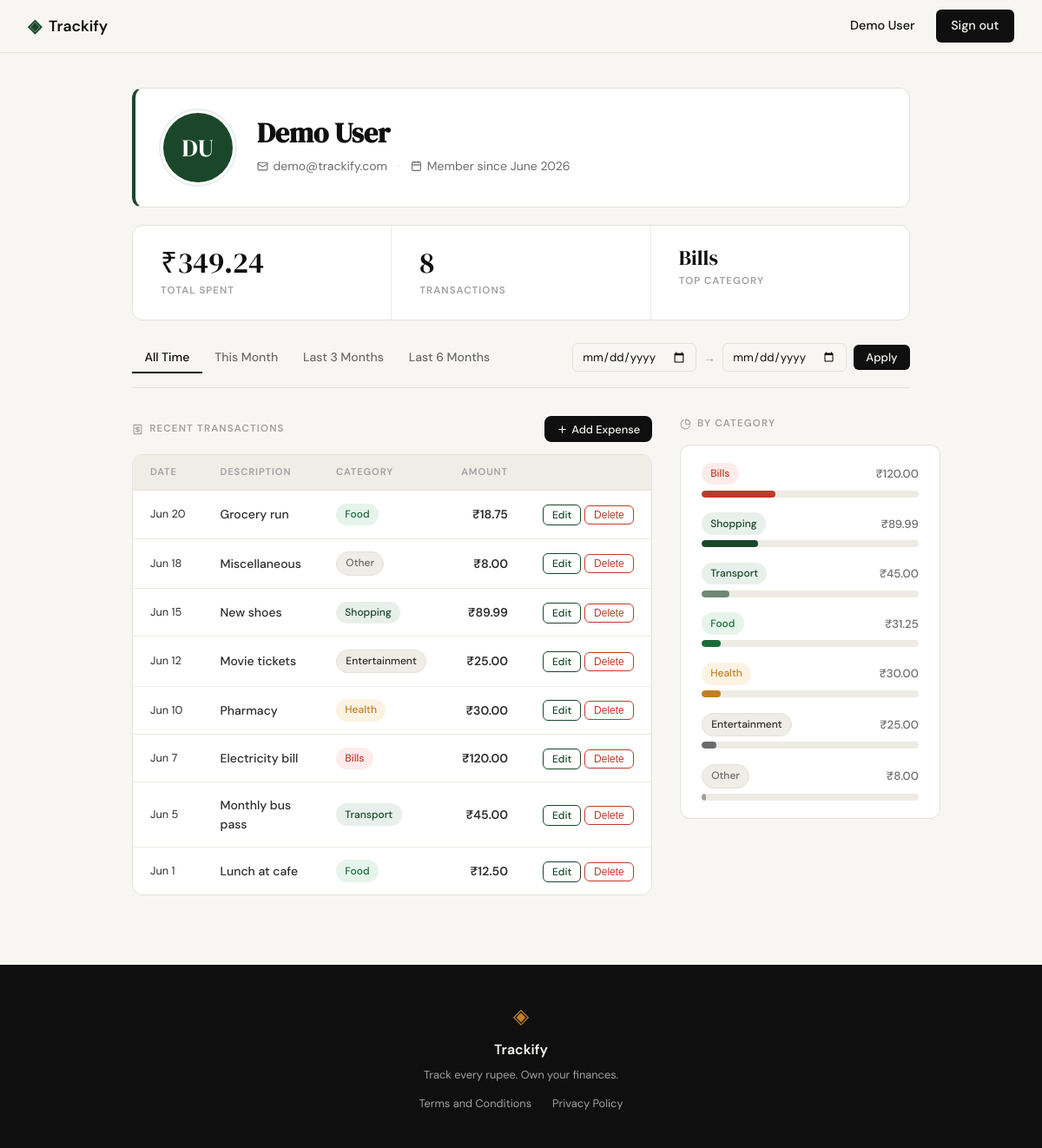
Screenshot of /profile (signed in) with the database file from the repository.
### tables this page shows
CREATE TABLE users (
            id            INTEGER PRIMARY KEY AUTOINCREMENT,
            name          TEXT    NOT NULL,
            email         TEXT    NOT NULL UNIQUE,
            password_hash TEXT    NOT NULL,
            created_at    TEXT    DEFAULT (datetime('now'))
        );

CREATE TABLE expenses (
            id          INTEGER PRIMARY KEY AUTOINCREMENT,
            user_id     INTEGER NOT NULL REFERENCES users(id) ON DELETE CASCADE,
            amount      REAL    NOT NULL,
            category    TEXT    NOT NULL,
            date        TEXT    NOT NULL,
            description TEXT,
            created_at  TEXT    DEFAULT (datetime('now'))
        );

### app.py (the view)
@app.route("/profile")
@login_required
def profile():
    uid = session["user_id"]
    user = get_user_by_id(uid)
    today = date.today()
    today_str = today.isoformat()
    preset_this_month_from = today.replace(day=1).isoformat()
    m3, y3 = today.month - 3, today.year
    if m3 <= 0:
        m3, y3 = m3 + 12, y3 - 1
    preset_3months_from = date(y3, m3, 1).isoformat()
    m6, y6 = today.month - 6, today.year
    if m6 <= 0:
        m6, y6 = m6 + 12, y6 - 1
    preset_6months_from = date(y6, m6, 1).isoformat()
    raw_from = request.args.get('date_from', '').strip()
    raw_to   = request.args.get('date_to',   '').strip()
    date_from = date_to = None
    if raw_from:
        try:
            datetime.strptime(raw_from, '%Y-%m-%d')
            date_from = raw_from
        except ValueError:
            pass
    if raw_to:
        try:
            datetime.strptime(raw_to, '%Y-%m-%d')
            date_to = raw_to
        except ValueError:
            pass
    if bool(date_from) != bool(date_to):
        flash("Please provide both a start and an end date.")
        date_from = date_to = None
    elif date_from and date_to and date_from > date_to:
        flash("Start date must be before end date.")
        date_from = date_to = None
    if not date_from and not date_to:
        active_preset = 'all_time'
    elif date_from == preset_this_month_from and date_to == today_str:
        active_preset = 'this_month'
    elif date_from == preset_3months_from and date_to == today_str:
        active_preset = '3_months'
    elif date_from == preset_6months_from and date_to == today_str:
        active_preset = '6_months'
    else:
        active_preset = 'custom'
    stats        = get_summary_stats(uid, date_from=date_from, date_to=date_to)
    transactions = get_recent_transactions(uid, date_from=date_from, date_to=date_to)
    categories   = get_category_breakdown(uid, date_from=date_from, date_to=date_to)
    return render_template(
        "profile.html",
        user=user,
        stats=stats,
        transactions=transactions,
        categories=categories,
        valid_categories=VALID_CATEGORIES,
        date_from=date_from,
        date_to=date_to,
        active_preset=active_preset,
        preset_this_month_from=preset_this_month_from,
        preset_this_month_to=today_str,
        preset_3months_from=preset_3months_from,
        preset_3months_to=today_str,
        preset_6months_from=preset_6months_from,
        preset_6months_to=today_str,
    )

### app.py (called while the page is built)
def login_required(f):
    @functools.wraps(f)
    def decorated(*args, **kwargs):
        if not session.get('user_id'):
            flash("Please sign in to continue.")
            return redirect(url_for('login'))
        return f(*args, **kwargs)
    return decorated

### database/db.py (called while the page is built)
def get_db():
    conn = sqlite3.connect(DB_PATH)
    conn.row_factory = sqlite3.Row
    conn.execute("PRAGMA foreign_keys = ON")
    return conn

### database/queries.py (called while the page is built)
def _date_filter(user_id, date_from, date_to):
    where  = "WHERE user_id = ?"
    params = [user_id]
    if date_from and date_to:
        where  += " AND date BETWEEN ? AND ?"
        params += [date_from, date_to]
    return where, params

def get_user_by_id(user_id):
    conn = get_db()
    try:
        row = conn.execute(
            "SELECT name, email, created_at FROM users WHERE id = ?",
            (user_id,),
        ).fetchone()
        if row is None:
            return None
        dt = datetime.strptime(row["created_at"], "%Y-%m-%d %H:%M:%S")
        words = row["name"].split()
        initials = "".join(w[0].upper() for w in words[:2])
        return {
            "name": row["name"],
            "email": row["email"],
            "member_since": dt.strftime("%B %Y"),
            "initials": initials,
        }
    finally:
        conn.close()

def get_summary_stats(user_id, date_from=None, date_to=None):
    conn = get_db()
    try:
        where, params = _date_filter(user_id, date_from, date_to)
        row = conn.execute(
            f"SELECT COUNT(*) as cnt, COALESCE(SUM(amount), 0) as total "
            f"FROM expenses {where}",
            params,
        ).fetchone()
        total = row["total"]
        count = row["cnt"]
        top_row = conn.execute(
            f"SELECT category FROM expenses {where} "
            f"GROUP BY category ORDER BY SUM(amount) DESC LIMIT 1",
            params,
        ).fetchone()
        top_category = top_row["category"] if top_row else "—"
        return {
            "total_spent": f"₹{total:.2f}",
            "transaction_count": count,
            "top_category": top_category,
        }
    finally:
        conn.close()

### templates/profile.html (shortened to what this page needs)
{% extends "base.html" %}
{% block content %}
<div class="profile-page">
  <div class="profile-hero">
    <div class="profile-avatar">{{ user.initials }}</div>
    <div class="profile-hero-info">
      <h1 class="profile-name">{{ user.name }}</h1>
      <div class="profile-meta-row">
        <span class="profile-meta-item">
          <i data-lucide="mail"></i>{{ user.email }}
        </span>
        <span class="profile-meta-sep">·</span>
        <span class="profile-meta-item">
          <i data-lucide="calendar"></i>Member since {{ user.member_since }}
        </span>
      </div>
    </div>
  </div>
  <div class="profile-stats-strip">
    <div class="pstat">
      <span class="pstat-value">{{ stats.total_spent }}</span>
      <span class="pstat-label">Total Spent</span>
    </div>
    <div class="pstat">
      <span class="pstat-value">{{ stats.transaction_count }}</span>
      <span class="pstat-label">Transactions</span>
    </div>
    <div class="pstat">
      <span class="pstat-value pstat-cat">{{ stats.top_category }}</span>
      <span class="pstat-label">Top Category</span>
    </div>
  </div>
  <div class="filter-bar">
    <div class="filter-tabs">
      <a href="{{ url_for('profile') }}"
         class="filter-tab{% if active_preset == 'all_time' %} active{% endif %}">All Time</a>
      <a href="{{ url_for('profile', date_from=preset_this_month_from, date_to=preset_this_month_to) }}"
         class="filter-tab{% if active_preset == 'this_month' %} active{% endif %}">This Month</a>
      <a href="{{ url_for('profile', date_from=preset_3months_from, date_to=preset_3months_to) }}"
         class="filter-tab{% if active_preset == '3_months' %} active{% endif %}">Last 3 Months</a>
      <a href="{{ url_for('profile', date_from=preset_6months_from, date_to=preset_6months_to) }}"
         class="filter-tab{% if active_preset == '6_months' %} active{% endif %}">Last 6 Months</a>
    </div>
    <form method="GET" action="{{ url_for('profile') }}" class="filter-custom-form">
      <input type="date" name="date_from" value="{{ date_from or '' }}" class="form-input filter-date-input">
      <span class="filter-to-label">→</span>
      <input type="date" name="date_to" value="{{ date_to or '' }}" class="form-input filter-date-input">
      <button type="submit" class="btn-primary filter-apply-btn">Apply</button>
    </form>
  </div>
  <div class="profile-main-grid">
    <div class="profile-transactions-col">
      <div class="profile-section-header">
        <h2 class="profile-section-title">
          <i data-lucide="receipt"></i>
          Recent Transactions
        </h2>
        <button class="btn-primary btn-add-expense" id="open-add-expense-modal">
          <i data-lucide="plus"></i> Add Expense
        </button>
      </div>
      <div class="profile-table-wrap">
        <table class="profile-table">
          <thead>
            <tr>
              <th>Date</th>
              <th>Description</th>
              <th>Category</th>
              <th class="amount-col">Amount</th>
              <th class="actions-col"></th>
            </tr>
          </thead>
          <tbody>
            {% for tx in transactions %}
            <tr>
              <td class="tx-date">{{ tx.date }}</td>
              <td class="tx-desc">{{ tx.description }}</td>
              <td>
                <span class="badge badge-{{ tx.category | lower | replace(' ', '-') }}">
                  {{ tx.category }}
                </span>
              </td>
              <td class="amount-col tx-amount">{{ tx.amount }}</td>
              <td class="actions-col">
                <a href="{{ url_for('edit_expense', id=tx.id) }}" class="tx-edit-link">Edit</a>
                <form method="POST" action="{{ url_for('delete_expense', id=tx.id) }}" style="display:inline"
                      onsubmit="return confirm('Delete this expense?')">
                  <button type="submit" class="btn-delete">Delete</button>
                </form>
              </td>
            </tr>
            {% else %}
            <tr>
              <td colspan="5" class="tx-empty">No transactions match your filter.</td>
            </tr>
            {% endfor %}
          </tbody>
        </table>
      </div>
    </div>
    <div class="profile-breakdown-col">
      <h2 class="profile-section-title">
        <i data-lucide="pie-chart"></i>
        By Category
      </h2>
      <div class="profile-breakdown">
        {% for cat in categories %}
        <div class="breakdown-row">
          <div class="breakdown-meta">
            <span class="badge badge-{{ cat.name | lower | replace(' ', '-') }}">{{ cat.name }}</span>
            <span class="breakdown-amount">{{ cat.amount }}</span>
          </div>
          <div class="preview-bar-track">
            <div class="preview-bar breakdown-bar breakdown-bar-{{ cat.name | lower | replace(' ', '-') }}"
                 style="width: {{ cat.pct }}%"></div>
          </div>
        </div>
        {% else %}
        <p class="breakdown-empty">No data for this period.</p>
        {% endfor %}
      </div>
    </div>
  </div>
</div>
{% endblock %}

### templates/base.html (shortened to what this page needs)
<!DOCTYPE html>
<html lang="en">
<head>
    <link rel="stylesheet" href="{{ url_for('static', filename='css/style.css') }}">
</head>
<body>
    <nav class="navbar">
        <div class="nav-inner">
            <a href="{{ url_for('landing') }}" class="nav-brand">
                <span class="brand-icon">◈</span>
                <span class="brand-name">Trackify</span>
            </a>
            <div class="nav-links">
                {% if session.get('user_id') %}
                <span class="nav-user">{{ session['user_name'] }}</span>
                <a href="{{ url_for('logout') }}" class="nav-cta">Sign out</a>
                {% else %}
                <a href="{{ url_for('login') }}">Sign in</a>
                <a href="{{ url_for('register') }}" class="nav-cta">Get started</a>
                {% endif %}
            </div>
        </div>
    </nav>
    <main class="main-content">
        {% block content %}{% endblock %}
    </main>
    <footer class="footer">
        <div class="footer-inner">
            <span class="brand-icon">◈</span>
            <span class="footer-name">Trackify</span>
            <p class="footer-copy">Track every rupee. Own your finances.</p>
            <div class="footer-links">
                <a href="{{ url_for('terms') }}">Terms and Conditions</a>
                <a href="{{ url_for('privacy') }}">Privacy Policy</a>
            </div>
        </div>
    </footer>
</body>
</html>

### rows the page displays
users: user_name "Demo User", name "Demo User", email "demo@trackify.com"
expenses: top_category "Bills", date "Jun 7", description "Electricity bill", category "Bills", amount "₹120.00"
expenses: date "Jun 20", description "Grocery run", category "Food", amount "₹18.75"
expenses: date "Jun 18", description "Miscellaneous", category "Other", amount "₹8.00"
expenses: date "Jun 15", description "New shoes", category "Shopping", amount "₹89.99"
expenses: date "Jun 12", description "Movie tickets", category "Entertainment", amount "₹25.00"
expenses: date "Jun 10", description "Pharmacy", category "Health", amount "₹30.00"
expenses: date "Jun 5", description "Monthly bus pass", category "Transport", amount "₹45.00"
expenses: date "Jun 1", description "Lunch at cafe", category "Food", amount "₹12.50"

### other values shown
{{ user.initials }} "DU"
{{ user.member_since }} "June 2026"
{{ stats.total_spent }} "₹349.24"
{{ stats.transaction_count }} "8"
{{ cat.name }} "Bills" "Shopping" "Transport" "Food" "Health" "Entertainment" "Other"
{{ cat.amount }} "₹120.00" "₹89.99" "₹45.00" "₹31.25" "₹30.00" "₹25.00" "₹8.00"
